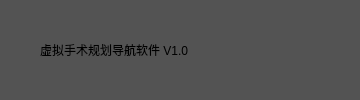
       <widget class="QWidget" name="widget" native="true">
        <property name="styleSheet">
         <string notr="true">background-color: rgb(83, 83, 83);</string>
        </property>
        <layout class="QHBoxLayout" name="horizontalLayout">
         <property name="spacing">
          <number>0</number>
         </property>
         <property name="leftMargin">
          <number>0</number>
         </property>
         <property name="topMargin">
          <number>0</number>
         </property>
         <property name="rightMargin">
          <number>0</number>
         </property>
         <property name="bottomMargin">
          <number>0</number>
         </property>
         <item>
          <spacer name="horizontalSpacer_3">
           <property name="orientation">
            <enum>Qt::Horizontal</enum>
           </property>
           <property name="sizeType">
            <enum>QSizePolicy::Maximum</enum>
           </property>
           <property name="sizeHint" stdset="0">
            <size>
             <width>10</width>
             <height>20</height>
            </size>
           </property>
          </spacer>
         </item>
         <item>
          <widget class="QPushButton" name="pb_logo">
           <property name="minimumSize">
            <size>
             <width>20</width>
             <height>20</height>
            </size>
           </property>
           <property name="maximumSize">
            <size>
             <width>20</width>
             <height>20</height>
            </size>
           </property>
           <property name="text">
            <string/>
           </property>
           <property name="flat">
            <bool>true</bool>
           </property>
          </widget>
         </item>
         <item>
          <widget class="QLabel" name="lb_title">
           <property name="lineWidth">
            <number>1</number>
           </property>
           <property name="midLineWidth">
            <number>0</number>
           </property>
           <property name="text">
            <string>虚拟手术规划导航软件 V1.0</string>
           </property>
           <property name="textFormat">
            <enum>Qt::PlainText</enum>
           </property>
           <property name="scaledContents">
            <bool>false</bool>
           </property>
           <property name="indent">
            <number>10</number>
           </property>
          </widget>
         </item>
         <item>
          <spacer name="horizontalSpacer">
           <property name="orientation">
            <enum>Qt::Horizontal</enum>
           </property>
           <property name="sizeHint" stdset="0">
            <size>
             <width>40</width>
             <height>20</height>
            </size>
           </property>
          </spacer>
         </item>
         <item alignment="Qt::AlignTop">
          <widget class="QPushButton" name="pb_Minimize">
           <property name="minimumSize">
            <size>
             <width>29</width>
             <height>19</height>
            </size>
           </property>
           <property name="maximumSize">
            <size>
             <width>29</width>
             <height>19</height>
            </size>
           </property>
           <property name="text">
            <string/>
           </property>
           <property name="checkable">
            <bool>false</bool>
           </property>
           <property name="checked">
            <bool>false</bool>
           </property>
           <property name="autoRepeat">
            <bool>false</bool>
           </property>
           <property name="autoExclusive">
            <bool>false</bool>
           </property>
           <property name="flat">
            <bool>true</bool>
           </property>
          </widget>
         </item>
         <item alignment="Qt::AlignTop">
          <widget class="QPushButton" name="pb_Normal">
           <property name="enabled">
            <bool>true</bool>
           </property>
           <property name="minimumSize">
            <size>
             <width>26</width>
             <height>19</height>
            </size>
           </property>
           <property name="maximumSize">
            <size>
             <width>26</width>
             <height>19</height>
            </size>
           </property>
           <property name="autoFillBackground">
            <bool>false</bool>
           </property>
           <property name="text">
            <string/>
           </property>
           <property name="default">
            <bool>false</bool>
           </property>
           <property name="flat">
            <bool>true</bool>
           </property>
          </widget>
         </item>
         <item alignment="Qt::AlignTop">
          <widget class="QPushButton" name="pb_Maximize">
           <property name="minimumSize">
            <size>
             <width>26</width>
             <height>19</height>
            </size>
           </property>
           <property name="maximumSize">
            <size>
             <width>26</width>
             <height>19</height>
            </size>
           </property>
           <property name="autoFillBackground">
            <bool>false</bool>
           </property>
           <property name="text">
            <string/>
           </property>
           <property name="flat">
            <bool>true</bool>
           </property>
          </widget>
         </item>
         <item alignment="Qt::AlignTop">
          <widget class="QPushButton" name="pb_Close">
           <property name="minimumSize">
            <size>
             <width>48</width>
             <height>19</height>
            </size>
           </property>
           <property name="maximumSize">
            <size>
             <width>48</width>
             <height>19</height>
            </size>
           </property>
           <property name="text">
            <string/>
           </property>
           <property name="flat">
            <bool>true</bool>
           </property>
          </widget>
         </item>
         <item>
          <spacer name="horizontalSpacer_2">
           <property name="orientation">
            <enum>Qt::Horizontal</enum>
           </property>
           <property name="sizeType">
            <enum>QSizePolicy::Maximum</enum>
           </property>
           <property name="sizeHint" stdset="0">
            <size>
             <width>3</width>
             <height>30</height>
            </size>
           </property>
          </spacer>
         </item>
        </layout>
       </widget>
